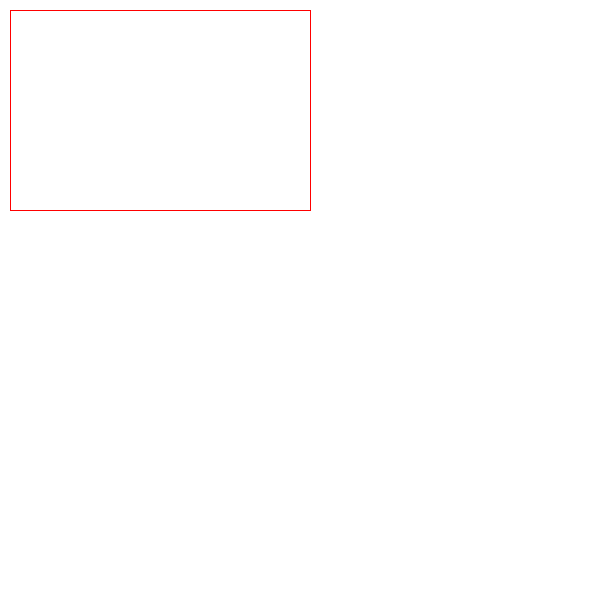
Frame 1 (no input)
Frame 60 (the mouse pressed at the canvas centre just before this capture): identical to frame 1, image omitted
Frame 120 (the mouse held since frame 60 and released just before this capture): identical to frame 1, image omitted

The Processing sketch that drew this single still picture (run headless with seeded random() and noise(); from frame 60 on, the mouse is pressed at the canvas centre):

// Processing sketch: PalacKultury
// ── PalacKultury.pde
void setup(){
  size(600, 600); 
  noStroke();
  background(255);

}

void draw(){
  stroke(255,0,0);
  rect(10,10,300,200);
}
